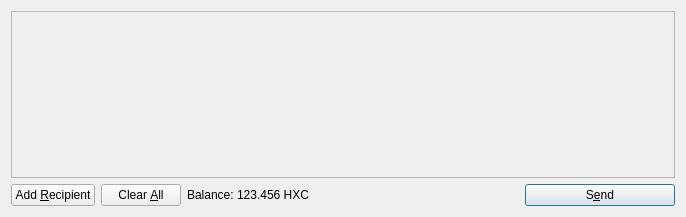
<?xml version="1.0" encoding="UTF-8"?>
<ui version="4.0">
 <class>SendCoinsDialog</class>
 <widget class="QDialog" name="SendCoinsDialog">
  <property name="geometry">
   <rect>
    <x>0</x>
    <y>0</y>
    <width>686</width>
    <height>217</height>
   </rect>
  </property>
  <property name="windowTitle">
   <string>Send Coins</string>
  </property>
  <layout class="QVBoxLayout" name="verticalLayout">
   <item>
    <widget class="QScrollArea" name="scrollArea">
     <property name="widgetResizable">
      <bool>true</bool>
     </property>
     <widget class="QWidget" name="scrollAreaWidgetContents">
      <property name="geometry">
       <rect>
        <x>0</x>
        <y>0</y>
        <width>666</width>
        <height>165</height>
       </rect>
      </property>
      <layout class="QVBoxLayout" name="verticalLayout_2">
       <property name="margin">
        <number>0</number>
       </property>
       <item>
        <layout class="QVBoxLayout" name="entries">
         <property name="spacing">
          <number>6</number>
         </property>
        </layout>
       </item>
       <item>
        <spacer name="verticalSpacer">
         <property name="orientation">
          <enum>Qt::Vertical</enum>
         </property>
         <property name="sizeHint" stdset="0">
          <size>
           <width>20</width>
           <height>40</height>
          </size>
         </property>
        </spacer>
       </item>
      </layout>
     </widget>
    </widget>
   </item>
   <item>
    <layout class="QHBoxLayout" name="horizontalLayout">
     <item>
      <widget class="QPushButton" name="addButton">
       <property name="toolTip">
        <string>Send to multiple recipients at once</string>
       </property>
       <property name="text">
        <string>Add &amp;Recipient</string>
       </property>
       <property name="icon">
        <iconset resource="../bitcoin.qrc">
         <normaloff>:/icons/add</normaloff>:/icons/add</iconset>
       </property>
       <property name="autoDefault">
        <bool>false</bool>
       </property>
      </widget>
     </item>
     <item>
      <widget class="QPushButton" name="clearButton">
       <property name="sizePolicy">
        <sizepolicy hsizetype="Minimum" vsizetype="Fixed">
         <horstretch>0</horstretch>
         <verstretch>0</verstretch>
        </sizepolicy>
       </property>
       <property name="toolTip">
        <string>Remove all transaction fields</string>
       </property>
       <property name="text">
        <string>Clear &amp;All</string>
       </property>
       <property name="icon">
        <iconset resource="../bitcoin.qrc">
         <normaloff>:/icons/remove</normaloff>:/icons/remove</iconset>
       </property>
       <property name="autoRepeatDelay">
        <number>300</number>
       </property>
       <property name="autoDefault">
        <bool>false</bool>
       </property>
      </widget>
     </item>
     <item>
      <layout class="QHBoxLayout" name="horizontalLayout_2">
       <property name="spacing">
        <number>3</number>
       </property>
       <item>
        <widget class="QLabel" name="label">
         <property name="text">
          <string>Balance:</string>
         </property>
        </widget>
       </item>
       <item>
        <widget class="QLabel" name="labelBalance">
         <property name="cursor">
          <cursorShape>IBeamCursor</cursorShape>
         </property>
         <property name="text">
          <string>123.456 HXC</string>
         </property>
         <property name="textInteractionFlags">
          <set>Qt::LinksAccessibleByMouse|Qt::TextSelectableByKeyboard|Qt::TextSelectableByMouse</set>
         </property>
        </widget>
       </item>
      </layout>
     </item>
     <item>
      <spacer name="horizontalSpacer">
       <property name="orientation">
        <enum>Qt::Horizontal</enum>
       </property>
       <property name="sizeHint" stdset="0">
        <size>
         <width>40</width>
         <height>20</height>
        </size>
       </property>
      </spacer>
     </item>
     <item>
      <widget class="QPushButton" name="sendButton">
       <property name="minimumSize">
        <size>
         <width>150</width>
         <height>0</height>
        </size>
       </property>
       <property name="toolTip">
        <string>Confirm the send action</string>
       </property>
       <property name="text">
        <string>S&amp;end</string>
       </property>
       <property name="icon">
        <iconset resource="../bitcoin.qrc">
         <normaloff>:/icons/send</normaloff>:/icons/send</iconset>
       </property>
       <property name="default">
        <bool>true</bool>
       </property>
      </widget>
     </item>
    </layout>
   </item>
  </layout>
 </widget>
 <resources>
  <include location="../bitcoin.qrc"/>
 </resources>
 <connections/>
</ui>
